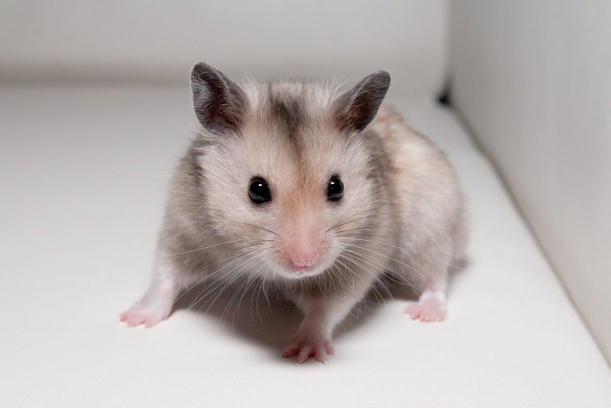
#> input picture Face.png, 1222 x 815 px (shown at 1/2 size)
$ python 24Canny.py   (older library calls are emulated)
#> lines starting #> are read from the running program, lines starting #| are printed output that depends on the picture; after the words box and inside, x2 and y2 are one past the last pixel; in counts of white or black regions, pixels touching at a corner belong together
import cv2
import matplotlib.pyplot as plt

img = cv2.imread("Face.png", cv2.IMREAD_GRAYSCALE)
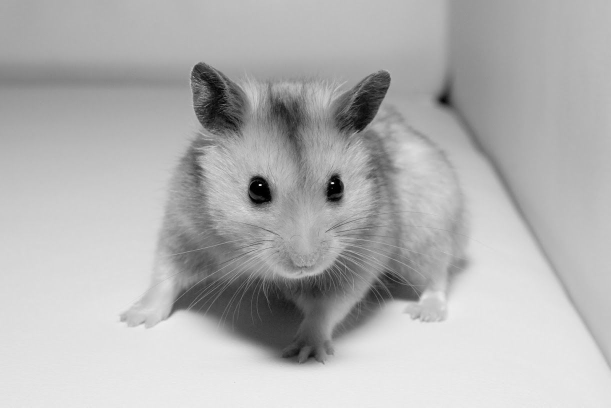
#> img: shape (815, 1222) (shown at 1/2 size); min 0, max 255, mean 178.6

sobelx = cv2.Sobel(img, cv2.CV_64F, 1, 0, ksize=7)
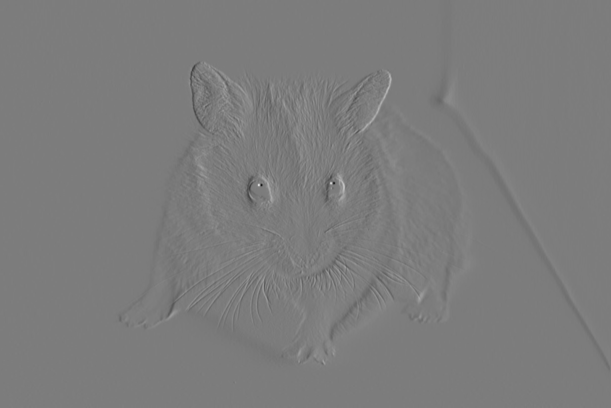
#> sobelx: shape (815, 1222) float64 (shown at 1/2 size); min -112920, max 118394, mean 4.8; drawn with min black and max white
sobely = cv2.Sobel(img, cv2.CV_64F, 0, 1, ksize=7)
sobel_combined = cv2.magnitude(sobelx, sobely)
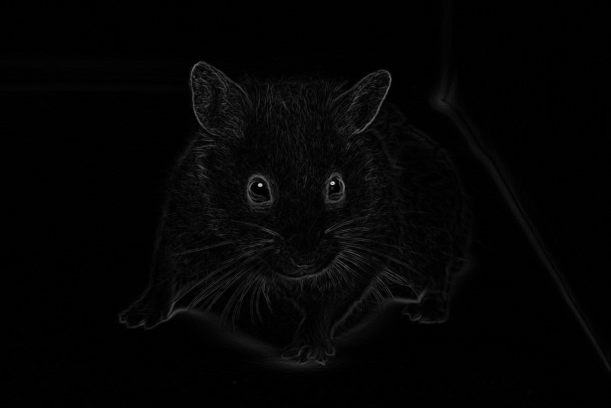
#> sobel_combined: shape (815, 1222) float64 (shown at 1/2 size); min 0, max 147855.3, mean 2621.6; drawn with min black and max white

canny_edges = cv2.Canny(img, 205, 280)
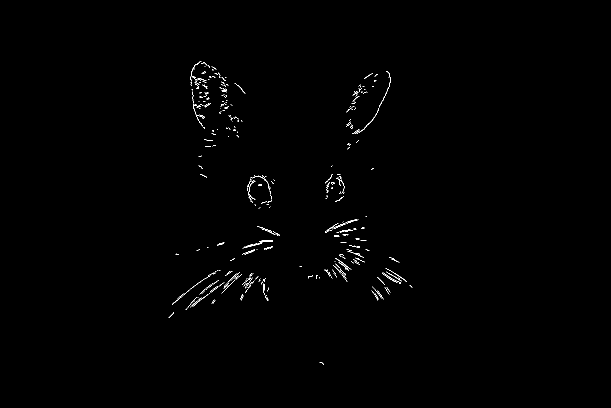
#> canny_edges: shape (815, 1222) (shown at 1/2 size); 0.42% white in thin lines or dots, all inside (x1, y1, x2, y2) = (337, 123, 825, 730)

plt.figure(figsize=(12,6))

plt.subplot(1,3,1)
plt.imshow(img, cmap='gray')
plt.title("Исходное изображение")
plt.axis("off")

plt.subplot(1,3,2)
plt.imshow(sobel_combined, cmap='gray')
plt.title("Границы (Sobel ksize=7)")
plt.axis("off")

plt.subplot(1,3,3)
plt.imshow(canny_edges, cmap='gray')
plt.title("Границы (Canny 205,280)")
plt.axis("off")

plt.tight_layout()
plt.show()
